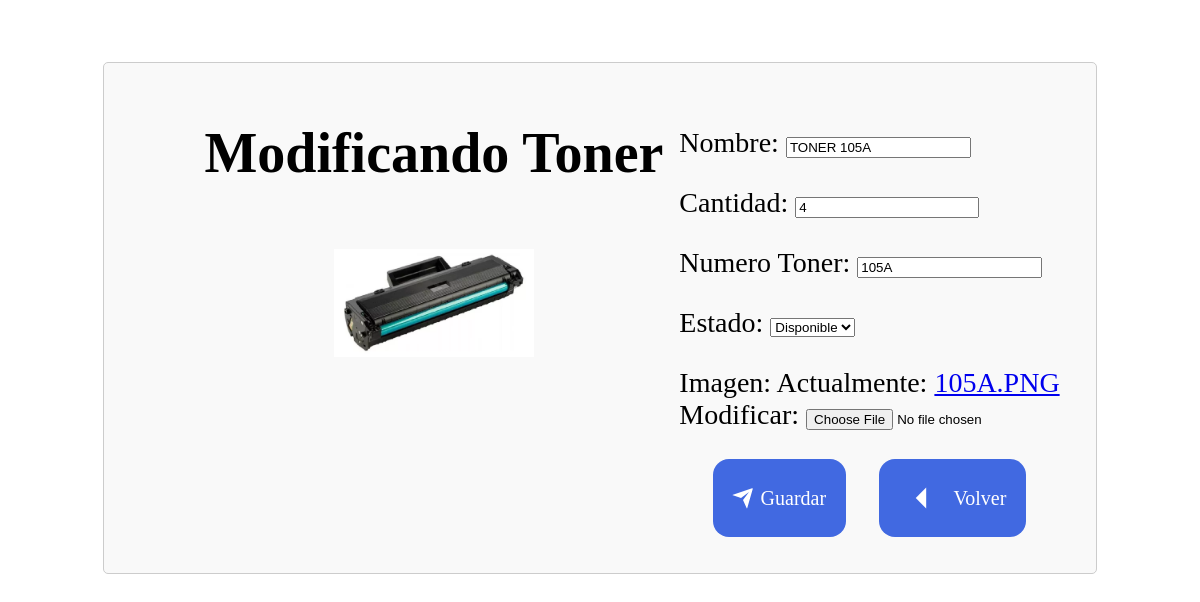
The app's page /ED_Tonner/10/, older data.
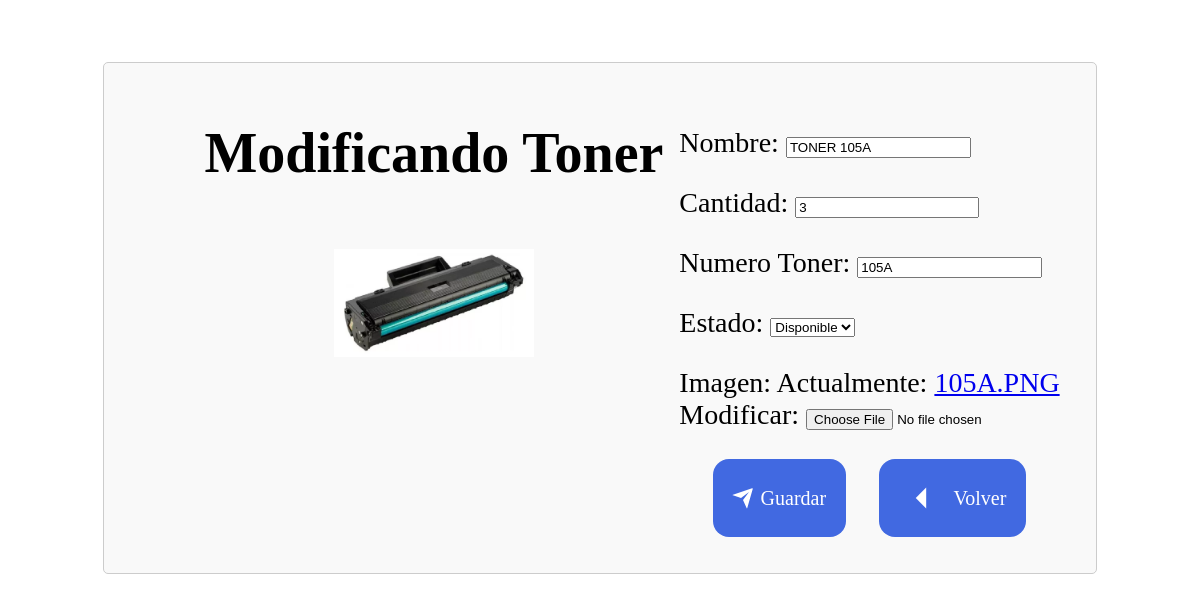
The same page, newer data.
### Datos/models.py (models this page shows, shortened)
class Tonner(models.Model):
    ESTADO_T = [
        ('Disponible', 'Disponible'),
    ]
    nombre = models.CharField(max_length=50)
    cantidad = models.PositiveBigIntegerField()
    Numero_Toner = models.CharField(max_length=20)
    Estado = models.CharField(max_length=10, choices=ESTADO_T, default='Disponible')
    imagen = models.ImageField()

### Datos/views.py (the view)
# urls.py: path('ED_Tonner/<int:producto_id>/', views.Editar_Tonner, name='ED_Tonner'),
def Editar_Tonner(request, producto_id):
    producto = get_object_or_404(Tonner, pk=producto_id)
    if request.method == 'POST':
        form = FormTonner(request.POST, request.FILES, instance=producto)
        if form.is_valid():
            form.save()
            return redirect('L_Tonner')
    else:
        form = FormTonner(instance=producto)
    return render(request, 'vista/editar_tonner.html', {'form': form})

### Datos/forms.py
class FormTonner(forms.ModelForm):
    class Meta:
        model = Tonner
        fields = '__all__'

### Datos/templates/vista/Editar_Tonner.html (shortened to what this page needs)
{% block content %}
{% load static %}
<div class="product-edit" style="text-align: start; font-size: 28px;">
  <h1 style="padding-left: 5rem;">
    <center>
      Modificando Toner
      <br>
      <br>
      <img src="{{ form.instance.imagen.url }}" style="width: 200px;">
    </center>
  </h1>
  <form method="post" class="edit-form" style="margin: 1rem;">
    {{ form.as_p }}
    <div style="display: flex; justify-content: space-evenly;">
      <button class="botons" type="submit">
        <div class="svg-wrapper-1">
          <div class="svg-wrapper">
            <svg xmlns="http://www.w3.org/2000/svg" viewBox="0 0 24 24" width="24" height="24">
              <path fill="none" d="M0 0h24v24H0z"></path>
              <path fill="currentColor"
                d="M1.946 9.315c-.522-.174-.527-.455.01-.634l19.087-6.362c.529-.176.832.12.684.638l-5.454 19.086c-.15.529-.455.547-.679.045L12 14l6-8-8 6-8.054-2.685z">
              </path>
            </svg>
          </div>
        </div>
        <span>Guardar</span>
      </button>
      <a class="botton button" href="{% url 'L_Tonner' %}" style="text-decoration: none;">
        <div class="svg-wrapper-1">
          <div class="svg-wrapper">
            <svg xmlns="http://www.w3.org/2000/svg" width="50" height="50" viewBox="0 0 24 24">
              <path d="M14 7l-5 5 5 5V7z" fill="#ffffff" />
            </svg>
          </div>
        </div>
        <span>Volver</span>
      </a>
    </div>
  </form>
</div>
{% endblock %}

Row changes from the older to the newer data that the page shows:
changed Tonner "TONER 105A": cantidad "4" → "3"
